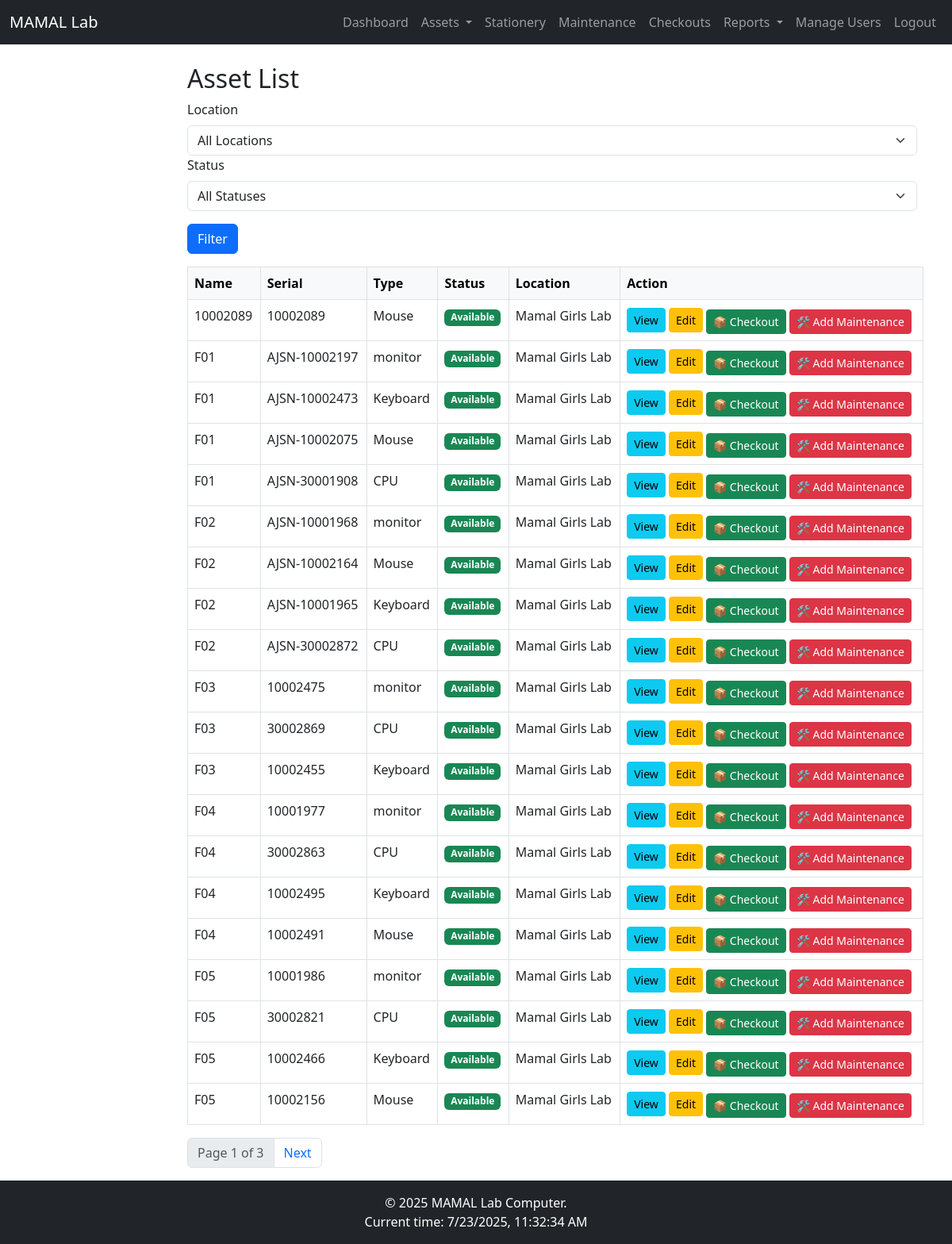
The page /assets/ (signed in) on the database its author committed.
### app/models.py (models this page shows, shortened)
class Asset(db.Model):
    id = db.Column(db.Integer, primary_key=True)
    name = db.Column(db.String(100), nullable=False)
    serial_number = db.Column(db.String(50), unique=True, nullable=False)
    asset_type = db.Column(db.String(50), nullable=False)
    purchase_date = db.Column(db.Date)
    purchase_cost = db.Column(db.Float)
    location = db.Column(db.String(50))
    status = db.Column(db.String(20), default='Available')
    condition = db.Column(db.String(100))
    notes = db.Column(db.Text)
    qr_code = db.Column(db.String(100))
    last_updated = db.Column(db.DateTime, default=datetime.utcnow)
    maintenance = db.relationship('Maintenance', backref='asset', lazy='dynamic')
    checkouts = db.relationship('Checkout', backref='asset', lazy='dynamic')

### app/assets/routes.py (the view)
@bp.route('/')
@login_required
def view_assets():
    page = request.args.get('page', 1, type=int)
    location = request.args.get('location', '', type=str)
    status = request.args.get('status', '', type=str)
    query = Asset.query
    if location:
        query = query.filter_by(location=location)
    if status:
        query = query.filter_by(status=status)
    assets = query.order_by(Asset.name.asc()).paginate(
        page=page,
        per_page=current_app.config.get('ITEMS_PER_PAGE', 10)
    )
    filter_form = AssetFilterForm(location=location, status=status)
    return render_template('assets/view_assets.html',
                           assets=assets,
                           filter_form=filter_form)

### app/assets/forms.py
class AssetFilterForm(FlaskForm):
    location = SelectField('Location', choices=[
        ('', 'All Locations'),
        ('Mamal Boys Lab', 'Mamal Boys Lab'),
        ('Mamal Girls Lab', 'Mamal Girls Lab'),
        ('Masakin', 'Masakin'),
        ('Rabwat', 'Rabwat')
    ], validators=[Optional()])
    status = SelectField('Status', choices=[
        ('', 'All Statuses'),
        ('Available', 'Available'),
        ('In-use', 'In-use'),
        ('Maintenance', 'Maintenance'),
        ('Out of Service', 'Out of Service')
    ], validators=[Optional()])
    submit = SubmitField('Filter')

### app/models.py (called while the page is built)
@login.user_loader
def load_user(id):
    return User.query.get(int(id))

### app/templates/assets/view_assets.html (shortened to what this page needs)
{% extends 'layouts/base.html' %}
{% block content %}
<div class="container mt-4">
    <h2>Asset List</h2>
    <form method="get" class="form-inline mb-3">
        <div class="form-group me-2">
            {{ filter_form.location.label(class="form-label") }}
            {{ filter_form.location(class="form-select") }}
        </div>
        <div class="form-group me-2">
            {{ filter_form.status.label(class="form-label") }}
            {{ filter_form.status(class="form-select") }}
        </div>
        <button type="submit" class="btn btn-primary mt-3">Filter</button>
    </form>
    <table class="table table-bordered table-hover">
        <thead class="table-light">
            <tr>
                <th>Name</th>
                <th>Serial</th>
                <th>Type</th>
                <th>Status</th>
                <th>Location</th>
                <th>Action</th>
            </tr>
        </thead>
        <tbody>
        {% for asset in assets.items %}
            <tr>
                <td>{{ asset.name }}</td>
                <td>{{ asset.serial_number }}</td>
                <td>{{ asset.asset_type }}</td>
                <td>
                    <span class="badge
                        {% if asset.status == 'Available' %} bg-success
                        {% elif asset.status == 'In-use' %} bg-primary
                        {% elif asset.status == 'Maintenance' %} bg-warning text-dark
                        {% elif asset.status == 'Out of Service' %} bg-danger
                        {% endif %}
                    ">
                        {{ asset.status }}
                    </span>
                </td>
                <td>{{ asset.location }}</td>
                <td>
                    <a href="{{ url_for('assets.asset_details', asset_id=asset.id) }}" class="btn btn-info btn-sm">View</a>
                    <a href="{{ url_for('assets.edit_asset', asset_id=asset.id) }}" class="btn btn-warning btn-sm">Edit</a>
                    {% if asset.status == 'Available' %}
                        <a href="{{ url_for('checkout.checkout_asset', asset_id=asset.id) }}" class="btn btn-success btn-sm mt-1" title="Check Out">
                            📦 Checkout
                        </a>
                    {% endif %}
                    {% if asset.status != 'Maintenance' and asset.status != 'Out of Service' %}
                        <a href="{{ url_for('maintenance.add_maintenance', asset_id=asset.id) }}" class="btn btn-danger btn-sm mt-1" title="Add Maintenance">
                            🛠️ Add Maintenance
                        </a>
                    {% else %}
                        <span class="badge bg-secondary mt-1">Under Maintenance</span>
                    {% endif %}
                </td>
            </tr>
        {% else %}
            <tr><td colspan="6" class="text-center">No assets found.</td></tr>
        {% endfor %}
        </tbody>
    </table>
    <nav>
        <ul class="pagination">
            <li class="page-item disabled"><span class="page-link">Page {{ assets.page }} of {{ assets.pages }}</span></li>
            {% if assets.has_next %}
                <li class="page-item"><a class="page-link" href="{{ url_for('assets.view_assets', page=assets.next_num) }}">Next</a></li>
            {% endif %}
        </ul>
    </nav>
</div>
{% endblock %}

### app/templates/layouts/base.html (shortened to what this page needs)
<!DOCTYPE html>
<html lang="en">
<head>
    <link href="https://cdn.jsdelivr.net/npm/bootstrap@5.3.0/dist/css/bootstrap.min.css" rel="stylesheet">
    <link rel="stylesheet" href="https://cdn.jsdelivr.net/npm/bootstrap-icons@1.10.5/font/bootstrap-icons.css">
    <link rel="stylesheet" href="{{ url_for('static', filename='css/styles.css') }}">
</head>
<body class="d-flex flex-column min-vh-100">
    <nav class="navbar navbar-expand-lg navbar-dark bg-dark">
        <div class="container-fluid">
            <a class="navbar-brand" href="{{ url_for('main.dashboard') }}">MAMAL Lab</a>
            <div class="collapse navbar-collapse" id="navbarNav">
                <ul class="navbar-nav ms-auto">
                    <li class="nav-item"><a class="nav-link" href="{{ url_for('main.dashboard') }}">Dashboard</a></li>
                    <li class="nav-item dropdown">
                        <a class="nav-link dropdown-toggle" href="#" id="navbarDropdownAssets" role="button" data-bs-toggle="dropdown" aria-expanded="false">
                            Assets
                        </a>
                    </li>
                    <li class="nav-item"><a class="nav-link" href="{{ url_for('stationery.view_stationery') }}">Stationery</a></li>
                    <li class="nav-item"><a class="nav-link" href="{{ url_for('maintenance.view_maintenance') }}">Maintenance</a></li>
                    <li class="nav-item"><a class="nav-link" href="{{ url_for('checkout.active_checkouts') }}">Checkouts</a></li>
                    <li class="nav-item dropdown">
                        <a class="nav-link dropdown-toggle" href="#" id="navbarDropdownReports" role="button" data-bs-toggle="dropdown" aria-expanded="false">
                            Reports
                        </a>
                    </li>
                    {% if current_user.is_authenticated and current_user.role == 'admin' %}
                    <li class="nav-item"><a class="nav-link" href="{{ url_for('admin.manage_users') }}">Manage Users</a></li>
                    {% endif %}
                    <li class="nav-item"><a class="nav-link" href="{{ url_for('auth.logout') }}">Logout</a></li>
                </ul>
            </div>
        </div>
    </nav>
    <div class="container-fluid">
        <div class="row">
            <main class="col-md-9 ms-sm-auto col-lg-10 px-md-4">
                {% block content %}{% endblock %}
            </main>
        </div>
    </div>
    <footer class="bg-dark text-white text-center py-3 mt-auto">
        <div>&copy; <span id="year"></span> MAMAL Lab Computer.</div>
        <div>Current time: <span id="datetime"></span></div>
    </footer>
</body>
</html>

### rows shown on the page
Asset: name "10002089", serial_number "10002089", asset_type "Mouse", status "Available", location "Mamal Girls Lab"
Asset: name "F01", serial_number "AJSN-10002197", asset_type "monitor", status "Available", location "Mamal Girls Lab"
Asset: name "F01", serial_number "AJSN-10002473", asset_type "Keyboard", status "Available", location "Mamal Girls Lab"
Asset: name "F01", serial_number "AJSN-10002075", asset_type "Mouse", status "Available", location "Mamal Girls Lab"
Asset: name "F01", serial_number "AJSN-30001908", asset_type "CPU", status "Available", location "Mamal Girls Lab"
Asset: name "F02", serial_number "AJSN-10001968", asset_type "monitor", status "Available", location "Mamal Girls Lab"
Asset: name "F02", serial_number "AJSN-10002164", asset_type "Mouse", status "Available", location "Mamal Girls Lab"
Asset: name "F02", serial_number "AJSN-10001965", asset_type "Keyboard", status "Available", location "Mamal Girls Lab"
Asset: name "F02", serial_number "AJSN-30002872", asset_type "CPU", status "Available", location "Mamal Girls Lab"
Asset: name "F03", serial_number "10002475", asset_type "monitor", status "Available", location "Mamal Girls Lab"
Asset: name "F03", serial_number "30002869", asset_type "CPU", status "Available", location "Mamal Girls Lab"
Asset: name "F03", serial_number "10002455", asset_type "Keyboard", status "Available", location "Mamal Girls Lab"
Asset: name "F04", serial_number "10001977", asset_type "monitor", status "Available", location "Mamal Girls Lab"
Asset: name "F04", serial_number "30002863", asset_type "CPU", status "Available", location "Mamal Girls Lab"
Asset: name "F04", serial_number "10002495", asset_type "Keyboard", status "Available", location "Mamal Girls Lab"
Asset: name "F04", serial_number "10002491", asset_type "Mouse", status "Available", location "Mamal Girls Lab"
Asset: name "F05", serial_number "10001986", asset_type "monitor", status "Available", location "Mamal Girls Lab"
Asset: name "F05", serial_number "30002821", asset_type "CPU", status "Available", location "Mamal Girls Lab"
Asset: name "F05", serial_number "10002466", asset_type "Keyboard", status "Available", location "Mamal Girls Lab"
Asset: name "F05", serial_number "10002156", asset_type "Mouse", status "Available", location "Mamal Girls Lab"

### other values the page prints
{{ filter_form.location.label(class="form-label") }} "Location"
{{ filter_form.status.label(class="form-label") }} "Status"
{{ assets.page }} "1"
{{ assets.pages }} "3"
